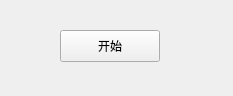
<?xml version="1.0" encoding="UTF-8"?>
<ui version="4.0">
 <class>Widget</class>
 <widget class="QWidget" name="Widget">
  <property name="geometry">
   <rect>
    <x>0</x>
    <y>0</y>
    <width>233</width>
    <height>96</height>
   </rect>
  </property>
  <property name="windowTitle">
   <string>Widget</string>
  </property>
  <widget class="QPushButton" name="btnStart">
   <property name="geometry">
    <rect>
     <x>60</x>
     <y>30</y>
     <width>100</width>
     <height>32</height>
    </rect>
   </property>
   <property name="text">
    <string>开始</string>
   </property>
  </widget>
 </widget>
 <resources/>
 <connections/>
</ui>
